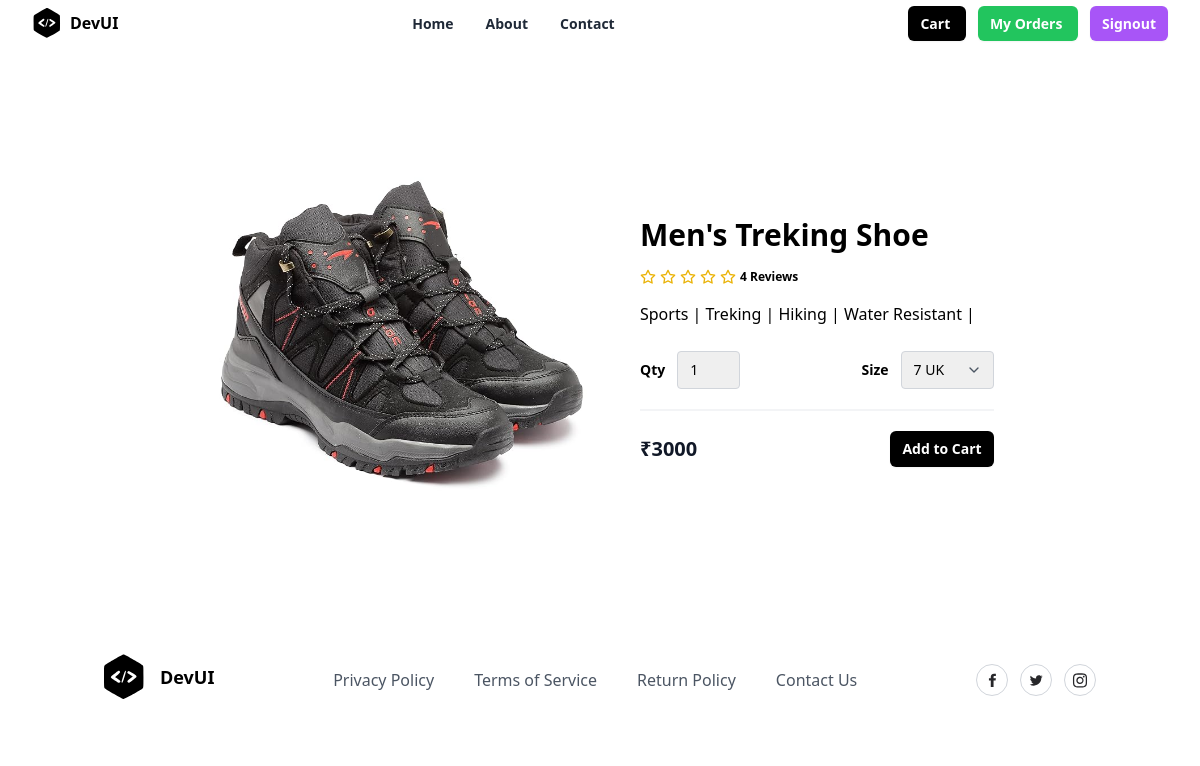
Page /product/3/ on the committed database.
### shoestore/models.py (models this page shows, shortened)
class Product(models.Model):
    title=models.CharField(max_length=100)
    description=models.TextField(null=True,blank=True)
    size_object=models.ManyToManyField(Size,null=True,blank=True)
    season_object=models.ManyToManyField(Season,null=True,blank=True)
    material_object=models.ForeignKey(Material,on_delete=models.CASCADE)
    category_object=models.ForeignKey(Category,on_delete=models.CASCADE)
    brand_object=models.ForeignKey(Brand,on_delete=models.CASCADE)
    image=models.ImageField(upload_to="product_images",null=True,blank=True,default="product_images/default.jpg")
    price=models.PositiveIntegerField()
    tag_object=models.ManyToManyField(Tag,null=True,blank=True)
    created_date=models.DateTimeField(auto_now_add=True)
    updated_date=models.DateTimeField(auto_now=True)
    is_active=models.BooleanField(default=True)

### shoestore/views.py (the view)
# urls.py: path("product/<int:pk>/",views.ProductDetailView.as_view(),name="product-detail"),
class ProductDetailView(View):
    def get(self,request,*args,**kwargs):
        id=kwargs.get("pk")
        qs=Product.objects.get(id=id)
        return render(request,"product_detail.html",{"data":qs})

### shoestore/templates/product_detail.html (shortened to what this page needs)
{%extends 'base.html'%}
{%block main_block%}
<section class="overflow-hidden">
    <form action="{%url 'add-to-cart' data.id%}" method="post">
    <div class="mx-auto max-w-5xl px-5 py-24">
      <div class="mx-auto flex flex-wrap items-center lg:w-4/5">
        <img
          alt="Nike Air Max 21A"
          class="h-64 w-full rounded object-contains lg:h-96 lg:w-1/2"
          src="{{data.image.url}}"
        />
        <div class="mt-6 w-full lg:mt-0 lg:w-1/2 lg:pl-10">
          <h1 class="my-4 text-3xl font-semibold text-black"> {{data.title}}</h1>
          <div class="my-4 flex items-center">
            <span class="flex items-center space-x-1">
              <span class="ml-3 inline-block text-xs font-semibold">
                4 Reviews
              </span>
            </span>
          </div>
          <p class="leading-relaxed">
           {{data.description}}
          </p>
          <div class="mb-5 mt-6 flex items-center border-b-2 border-gray-100 pb-5">
            <div class="flex items-center">
              <span class="mr-3 text-sm font-semibold">Qty</span>
              <select name="qty" class="appearance-none rounded border border-gray-300 py-2 pl-3 pr-10 text-sm focus:border-black focus:outline-none focus:ring-2 focus:ring-black">
                <option value="1">1</option>
              </select>
            </div>
            <div class="ml-auto flex items-center">
              <span class="mr-3 text-sm font-semibold">Size</span>
              <div class="relative">
                <select name="size" class="appearance-none rounded border border-gray-300 py-2 pl-3 pr-10 text-sm focus:border-black focus:outline-none focus:ring-2 focus:ring-black">
                  {%for sob in data.size_object.all%}
                  <option value="{{sob.name}}">{{sob.name}}</option>
                  {%endfor%}
                </select>
                <span class="pointer-events-none absolute right-0 top-0 flex h-full w-10 items-center justify-center text-center text-gray-600">
                </span>
              </div>
            </div>
          </div>
          <div class="flex items-center justify-between">
            <span class="title-font text-xl font-bold text-gray-900">
              ₹{{data.price}}
            </span>
            <button
              type="submit"
              class="rounded-md bg-black px-3 py-2 text-sm font-semibold text-white shadow-sm hover:bg-black/80 focus-visible:outline focus-visible:outline-2 focus-visible:outline-offset-2 focus-visible:outline-black"
            >
              Add to Cart
            </button>
          </div>
        </div>
      </div>
    </div>
    </form>
  </section>
{%endblock%}

### rows in the picture
Product: image (picture), title "Men's Treking Shoe", description "Sports | Treking | Hiking | Water Resistant |", price "3000"

### other values in the picture
form field size "7 UK"
